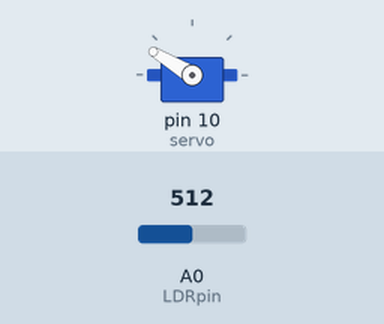
Bench run of a sketch on a simulated Arduino Uno, built with avr-gcc and run on an emulated ATmega328P. Shown: servo. Inputs (shaded band) come from the test bench; at power-on: A0 (LDRpin) = 512. What the sketch prints to the serial monitor is not drawn.

Above: at 4.2 s.
4.3 s: A0 (LDRpin) set to 716
At 4.68 s:
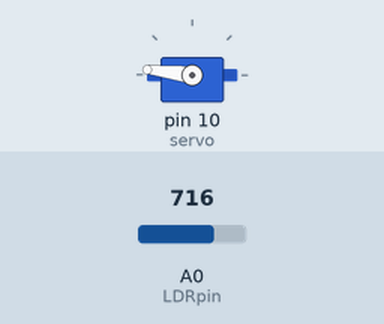
7.3 s: A0 (LDRpin) set to 900
At 7.71 s:
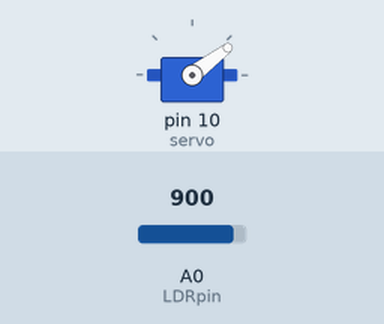
Timing chart, 0 to 16.3 s (numbered marks = the images above; inputs shaded):
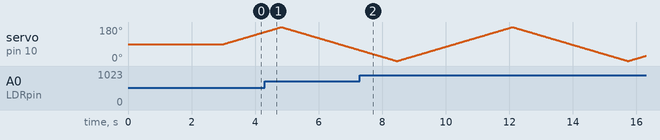

The sketch:

LDRServoScannr.ino
```cpp
#include <Servo.h>

Servo servo;
int servopin = 10;
int LDRpin = 0;

void setup() {
  servo.attach(10);
  servo.write(90);
  delay(1000);
  delay(2000);
  Serial.begin(9600);
}

int ang = 90;
int inc = 1;
void loop() {
  servo.write(ang);
  int LDRvoltage = analogRead(LDRpin);
  if(Serial){
    Serial.write('a');
    Serial.write(ang);
    Serial.write(LDRvoltage);
  }
  if(constrain(ang, 1, 179) != ang){
    inc *= -1;
  }
  ang += inc;
  delay(20);
}
```
